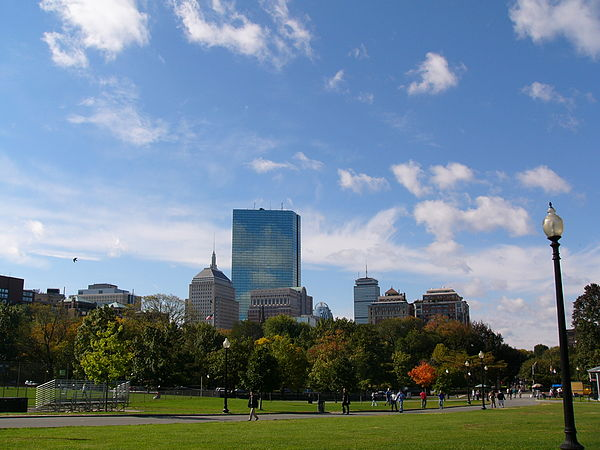
#> input picture Photos/boston.jpg, 600 x 450 px
$ python contours.py
#> lines starting #> are read from the running program, lines starting #| are printed output that depends on the picture; after the words box and inside, x2 and y2 are one past the last pixel; in counts of white or black regions, pixels touching at a corner belong together
import cv2 as cv

img = cv.imread('Photos/boston.jpg')
#> img is the input picture: shape (450, 600, 3); mean B, G, R 146.1, 130.4, 111

cv.imshow('Boston', img)

gray = cv.cvtColor(img, cv.COLOR_BGR2GRAY)
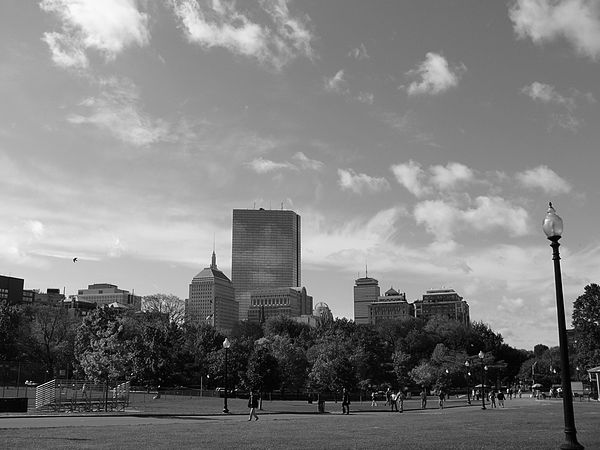
#> gray: shape (450, 600); min 0, max 255, mean 126.4
cv.imshow('Gray', gray)

canny = cv.Canny(img, 125, 175)
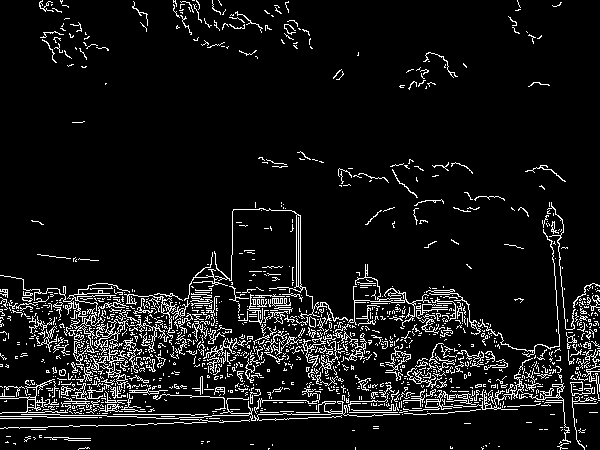
#> canny: shape (450, 600); 8.1% white in thin lines or dots
cv.imshow('Canney', canny)

# [6 lines of commented-out code are left out]

contours, heirarchies = cv.findContours(canny, cv.RETR_LIST, cv.CHAIN_APPROX_SIMPLE)
#> contours = 1710 contours, 1637 with area under 20; largest, box (x1, y1, x2, y2) and area: (214, 208, 348, 322) 348, (296, 214, 302, 288) 286, (88, 319, 129, 370) 210, (73, 308, 105, 366) 186, (124, 294, 190, 339) 183

cv.waitKey(0)

$ run again, with Photos/cat.jpg copied over Photos/boston.jpg
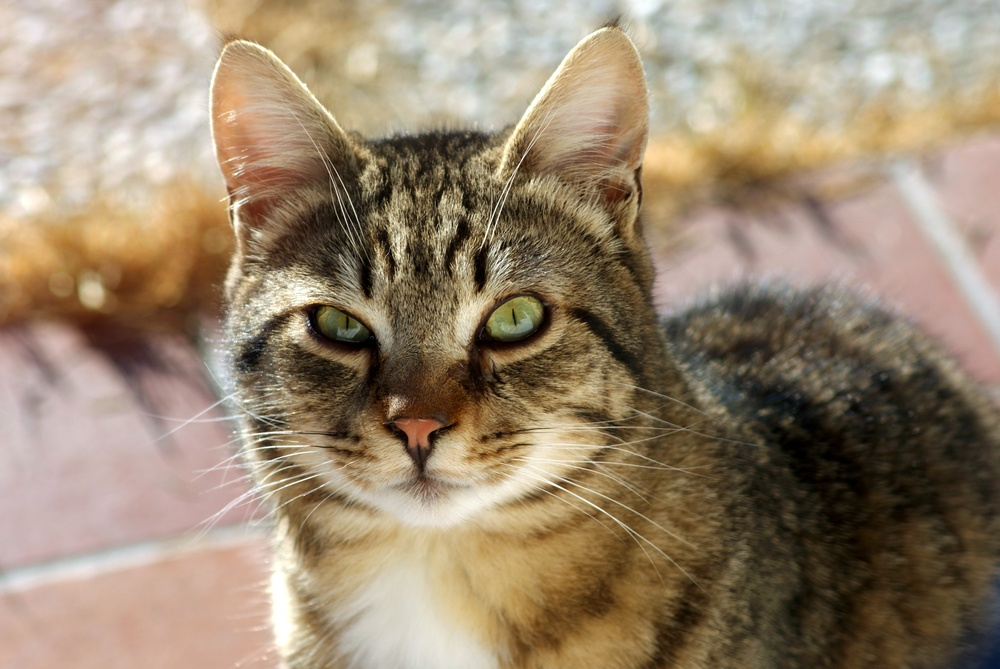
#> input picture Photos/cat.jpg, 1000 x 669 px, shrunk from 3872 x 2592 before the run
#> img is the input picture: shape (669, 1000, 3); mean B, G, R 111.8, 134.9, 152.8
#> `gray = cv.cvtColor(img, cv.COLOR_BGR2GRAY)`:
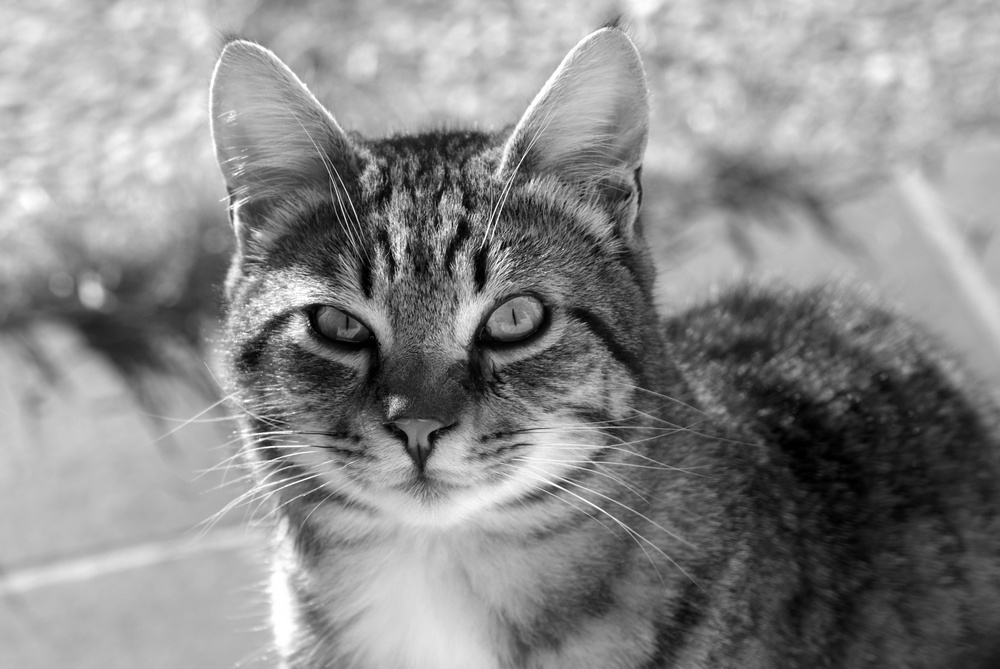
#> gray: shape (669, 1000); min 0, max 255, mean 137.6
#> `canny = cv.Canny(img, 125, 175)`:
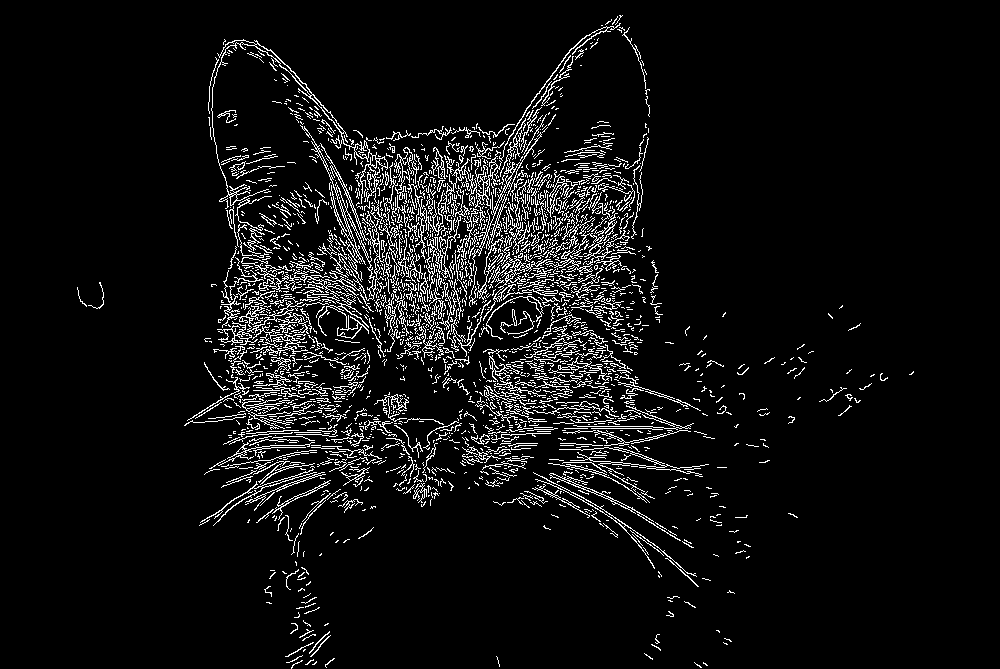
#> canny: shape (669, 1000); 6.4% white in thin lines or dots, all inside (x1, y1, x2, y2) = (77, 15, 914, 669)
#> contours = 2721 contours, 2577 with area under 20; largest, box (x1, y1, x2, y2) and area: (211, 39, 388, 209) 922, (300, 125, 384, 301) 791, (239, 301, 329, 342) 306, (446, 150, 502, 230) 282, (483, 252, 558, 321) 271

$ run again, with Photos/image1.jpg copied over Photos/boston.jpg
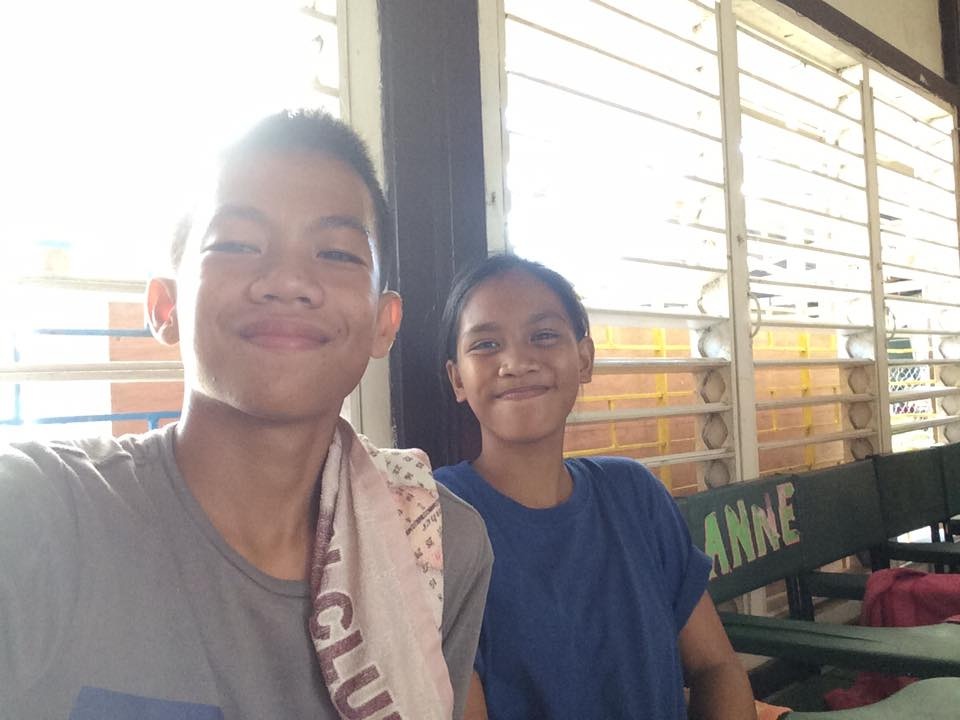
#> input picture Photos/image1.jpg, 960 x 720 px
#> img is the input picture: shape (720, 960, 3); mean B, G, R 159.2, 162.1, 169.7
#> `gray = cv.cvtColor(img, cv.COLOR_BGR2GRAY)`:
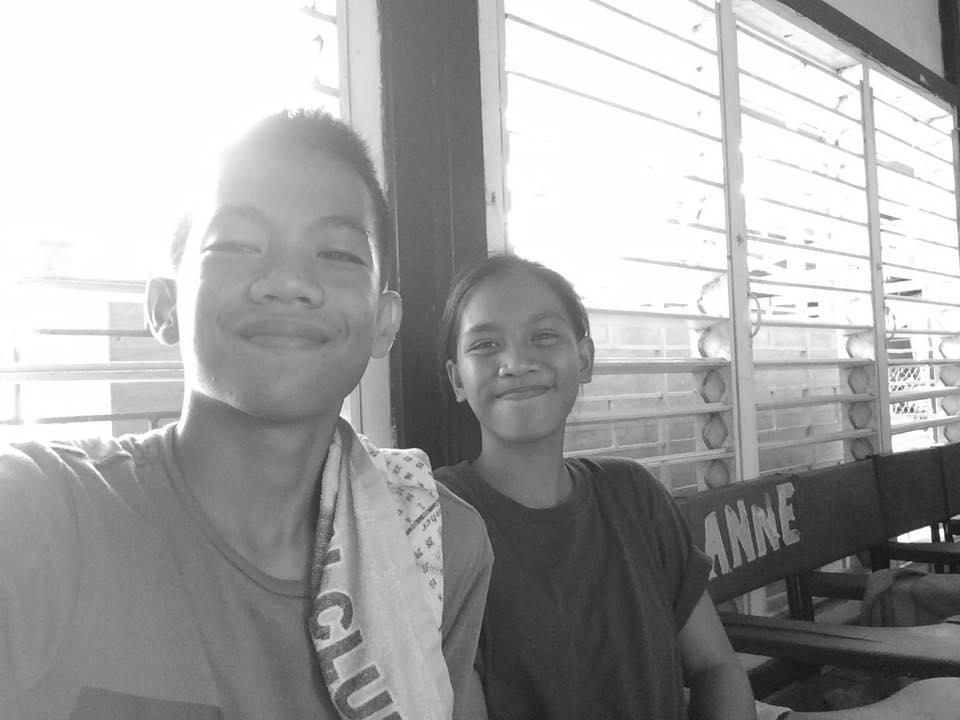
#> gray: shape (720, 960); min 14, max 255, mean 164
#> `canny = cv.Canny(img, 125, 175)`:
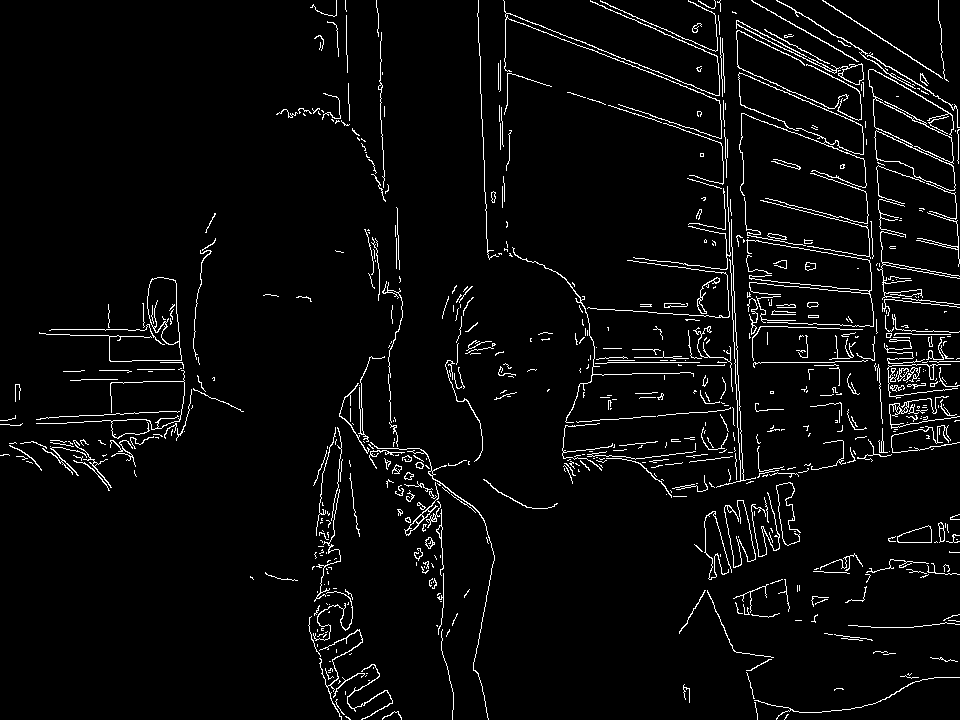
#> canny: shape (720, 960); 4% white in thin lines or dots
#> contours = 770 contours, 679 with area under 20; largest, box (x1, y1, x2, y2) and area: (868, 69, 956, 191) 4232, (873, 98, 954, 164) 2132, (874, 130, 956, 191) 1937, (39, 277, 182, 362) 1624, (147, 277, 180, 345) 1582
